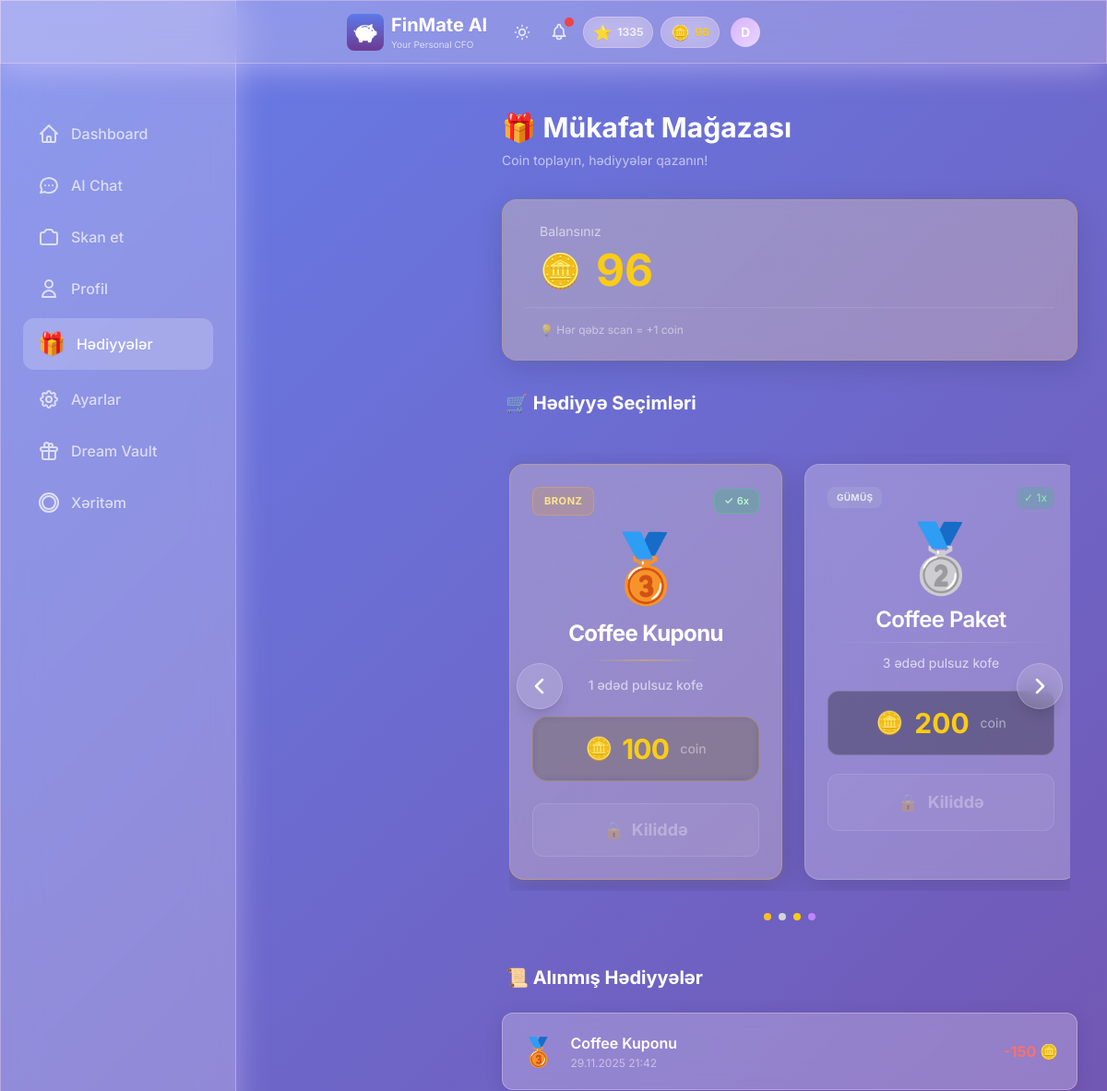
The app's page /rewards (upper part), older data.
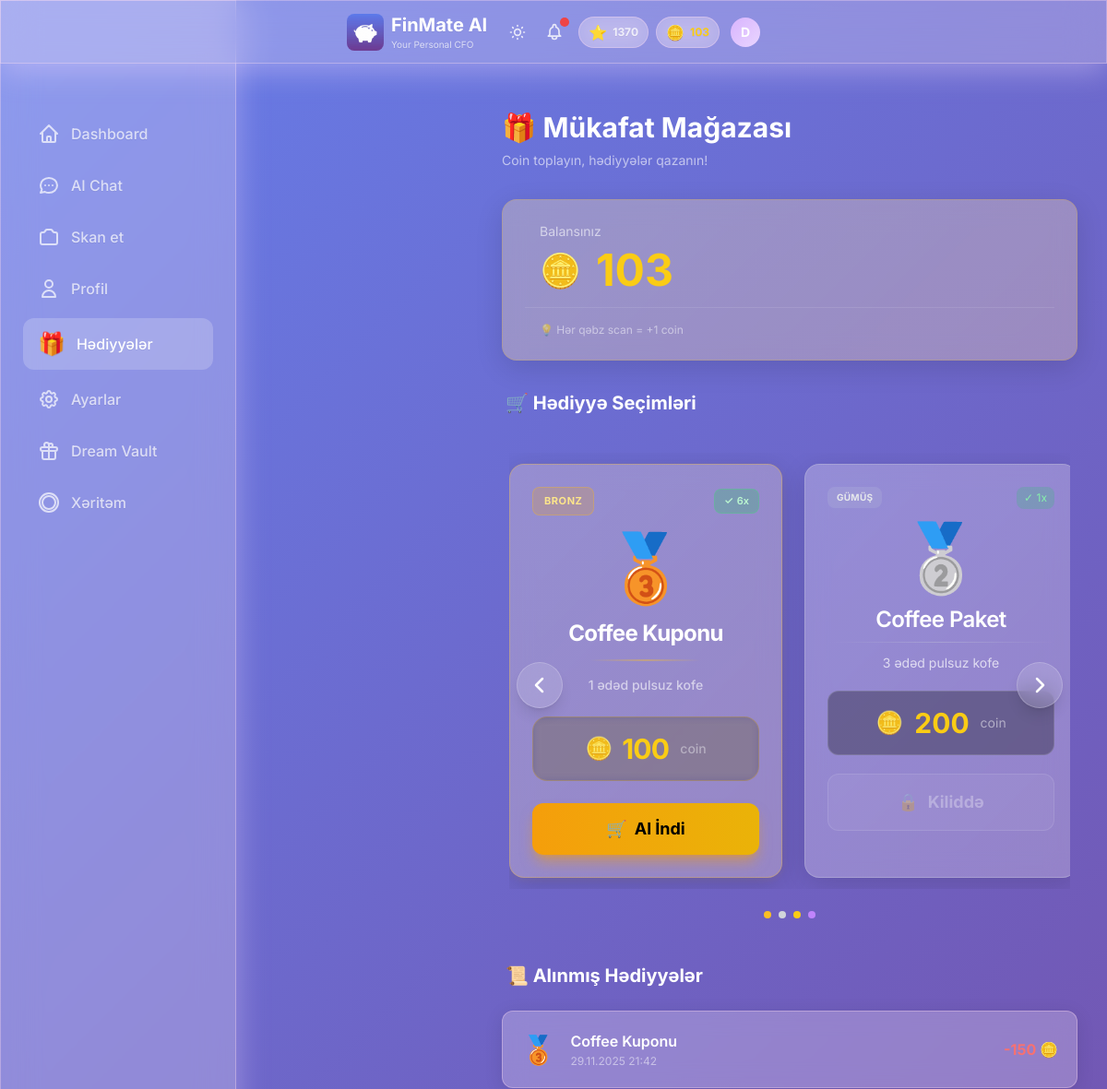
The same page, newer data.
### models.py (models this page shows, shortened)
class User(Base):
    __tablename__ = "users"
    id = Column(Integer, primary_key=True, index=True)
    username = Column(String, unique=True, index=True, nullable=False)
    password_hash = Column(String, nullable=True)  # Hashed password (nullable for demo user)
    monthly_income = Column(Float, nullable=True)  # Monthly salary/income
    monthly_budget = Column(Float, default=1000.0)
    xp_points = Column(Integer, default=0)
    level_title = Column(String, default="Rookie")
    last_rewarded_month = Column(String, nullable=True)  # Format: "YYYY-MM"
    preferred_language = Column(String, default="az")  # az, en, ru
    voice_enabled = Column(Boolean, default=True)
    voice_mode = Column(Boolean, default=False)  # TTS mode - text-to-speech enabled
    daily_budget_limit = Column(Float, nullable=True)
    currency = Column(String, default="AZN")  # Display/Base currency
    personality_mode = Column(String, default="normal")  # normal, mom, strict
    is_premium = Column(Boolean, default=False)  # Premium subscription status
    readability_mode = Column(Boolean, default=False)  # Accessibility mode for vision-impaired users
    coins = Column(Integer, default=0)  # FinMate Coins for reward system
    ai_tokens = Column(Integer, default=10)  # AI features tokens (voice command, receipt scan, etc.)
    ai_name = Column(String, default="FinMate")  # Customizable AI name
    ai_attitude = Column(String, default="Professional")  # Strict, Funny, Sarcastic, Supportive
    ai_style = Column(String, default="Formal")  # Slang, Shakespearean, Dialect, Short
    ai_persona_mode = Column(String, default="Auto")  # Auto (behavioral profiling) or Manual
    login_streak = Column(Integer, default=0)
    last_login_date = Column(Date, nullable=True)
    theme = Column(String, default="default")  # gold, midnight, ocean, etc.
    incognito_mode = Column(Boolean, default=False)  # Hide amounts
    created_at = Column(DateTime, default=datetime.utcnow)
    expenses = relationship("Expense", back_populates="user", cascade="all, delete-orphan")
    chat_messages = relationship("ChatMessage", back_populates="user", cascade="all, delete-orphan")
    xp_logs = relationship("XPLog", back_populates="user", cascade="all, delete-orphan")
    dreams = relationship("Dream", back_populates="user", cascade="all, delete-orphan")

### a.py (the view)
@app.get("/rewards")
def rewards_page(request: Request, db: Session = Depends(get_db)):
    user = get_current_user(request, db)
    if not user:
        return RedirectResponse("/login", status_code=303)
    from models import UserReward
    claimed_rewards = db.query(UserReward).filter(UserReward.user_id == user.id).order_by(UserReward.claimed_at.desc()).all()
    reward_counts = {}
    for reward in claimed_rewards:
        reward_counts[reward.reward_type] = reward_counts.get(reward.reward_type, 0) + 1
    return templates.TemplateResponse("rewards.html", {
        "request": request,
        "user": user,
        "claimed_rewards": claimed_rewards,
        "reward_counts": reward_counts
    })

### templates/rewards.html (shortened to what the changed rows need)
{% extends "base.html" %}
{% block content %}
<div class="max-w-2xl mx-auto px-4 py-6 pb-24 lg:ml-64" style="overflow: visible !important;">
    <div class="mb-8">
        <h1 class="text-2xl sm:text-3xl font-bold text-white mb-2">🎁 Mükafat Mağazası</h1>
    </div>
    <div class="glass-card p-6 mb-8 bg-gradient-to-br from-yellow-500/10 to-amber-500/10 border border-yellow-500/20 rounded-2xl"
        style="box-shadow: 0 8px 30px rgba(0, 0, 0, 0.12);">
        <div class="flex items-center justify-between">
            <div class="flex-1 pl-4">
                <div class="flex items-center gap-4">
                    <span class="text-4xl">🪙</span>
                    <span id="coin-balance" class="text-5xl font-bold text-yellow-400">{{ user.coins if user.coins is
                        defined else 0 }}</span>
                </div>
            </div>
        </div>
    </div>
    <div class="mb-8" style="overflow: visible;">
        <h2 class="text-xl font-bold text-white mb-6 px-1">🛒 Hədiyyə Seçimləri</h2>
        <div class="relative" style="overflow: visible; padding: 1rem 0.5rem;">
            <div id="rewards-carousel" class="flex gap-6 overflow-x-auto scrollbar-hide snap-x snap-mandatory pb-6 px-4 md:px-12"
                style="scroll-behavior: smooth; overflow-y: visible !important;">
                {% set current_coins = user.coins if user.coins is defined else 0 %}
                <div class="flex-shrink-0 w-72 sm:w-80 snap-center reward-card-wrapper">
                    <div class="glass-card p-5 sm:p-6 h-full border border-amber-400/30 hover:border-amber-400/60 transition-all duration-300 bg-gradient-to-br from-amber-500/5 to-yellow-500/5 rounded-2xl relative reward-card-hover"
                        style="box-shadow: 0 8px 32px rgba(0, 0, 0, 0.15), 0 2px 8px rgba(251, 191, 36, 0.1);">
                        <button onclick="openClaimModal('bronze', 100, '🥉', 'Coffee Kuponu')"
                            class="w-full px-5 py-3.5 rounded-xl font-bold text-base sm:text-lg transition-all duration-300 transform hover:scale-[1.02] active:scale-[0.98] flex items-center justify-center gap-2 {% if current_coins >= 100 %}bg-gradient-to-r from-amber-500 to-yellow-500 hover:from-amber-600 hover:to-yellow-600 text-black shadow-lg shadow-amber-500/50{% else %}bg-white/5 text-white/30 cursor-not-allowed border border-white/10{% endif %}"
                            {% if current_coins < 100 %}disabled{% endif %}>
                            {% if current_coins >= 100 %}
                            <span>🛒</span>
                            <span>Al İndi</span>
                            {% else %}
                            <span>🔒</span>
                            <span>Kiliddə</span>
                            {% endif %}
                        </button>
                    </div>
                </div>
            </div>
        </div>
    </div>
    <div class="space-y-4">
        <h2 class="text-xl font-bold text-white mb-6 px-1">📜 Alınmış Hədiyyələr</h2>
    </div>
</div>
{% endblock %}

### templates/base.html (shortened to what the changed rows need)
<!DOCTYPE html>
<html lang="az" data-theme="dark">
<head>
    <link href="https://cdn.jsdelivr.net/npm/daisyui@4.4.19/dist/full.min.css" rel="stylesheet" type="text/css" />
    <script src="https://cdn.tailwindcss.com"></script>
    <script src="/static/js/tailwind-config.js"></script>
    <link rel="stylesheet" href="/static/css/base.css">
    <link rel="stylesheet" href="/static/css/hamburger_menu.css">
</head>
<body>
    <div class="glass fixed top-0 left-0 right-0 z-50 px-2 sm:px-4 py-2 sm:py-3">
        <div class="flex items-center justify-between max-w-md mx-auto">
            <div class="min-w-0 flex-1 flex items-center gap-2">
                <a href="/" class="min-w-0 flex-1 flex items-center gap-2 hover:opacity-90 transition-opacity">
                    <div class="min-w-0">
                        <h1 class="text-lg sm:text-xl font-bold text-white truncate">FinMate AI</h1>
                    </div>
                </a>
            </div>
            <div class="flex items-center gap-2 sm:gap-3 relative flex-shrink-0">
                {% include "partials/user_stats.html" %}
                <div class="relative flex-shrink-0 group">
                    <button type="button" id="profile-dropdown-btn" class="relative focus:outline-none">
                        <div id="user-avatar"
                            class="w-7 h-7 sm:w-8 sm:h-8 rounded-full flex items-center justify-center text-white font-bold text-xs sm:text-sm transition-all duration-400 group-hover:scale-110 hover:scale-110"
                            style="background: linear-gradient(135deg, var(--accent-primary), var(--accent-secondary));">
                            {{ user.username[0].upper() if user else 'D' }}
                        </div>
                    </button>
                </div>
            </div>
        </div>
    </div>
    <div class="pt-24 pb-8 px-4">
        <div class="w-full lg:max-w-7xl mx-auto">
            {% block content %}{% endblock %}
        </div>
    </div>
</body>
</html>

### templates/partials/user_stats.html
{% if user and user.xp_points is defined %}
<div class="hidden sm:flex items-center gap-2" id="user-stats-container" hx-get="/api/stats"
    hx-trigger="update-stats from:body" hx-swap="outerHTML">
    <div class="flex items-center gap-1.5 glass-card px-2.5 py-1 rounded-full">
        <span class="text-base">{% if user.level_title == 'Rookie' %}🌱{% elif user.level_title ==
            'Saver' %}💰{% elif user.level_title == 'Analyst' %}📊{% elif user.level_title == 'Manager'
            %}🎯{% elif user.level_title == 'CFO' %}👑{% else %}⭐{% endif %}</span>
        <span class="text-xs font-bold text-white/80">{{ user.xp_points }}</span>
    </div>
    <div class="flex items-center gap-1.5 glass-card px-2.5 py-1 rounded-full">
        <span class="text-base">🪙</span>
        <span class="text-xs font-bold text-yellow-400">{{ user.coins or 0 }}</span>
    </div>
</div>
{% endif %}

Row changes from the older to the newer data that the page shows:
changed User: xp_points "1335" → "1370"; coins "96" → "103"
Text that changed along with them:
text no longer shown: "🔒 Kiliddə"
text now shown: "🛒 Al İndi"
